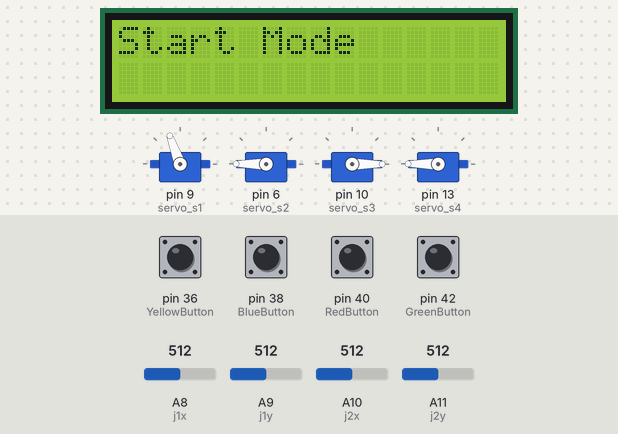
This sketch was run on a simulated Arduino Mega 2560, built with avr-gcc and run on an emulated ATmega2560. Parts: 4 × servo, 16×2 character LCD. The inputs (shaded band) are chosen by the test bench; at power-on: pin 36 (YellowButton), pin 38 (BlueButton), pin 40 (RedButton), pin 42 (GreenButton) HIGH, A8 (j1x) = 512, A9 (j1y) = 512, A10 (j2x) = 512, A11 (j2y) = 512.

Above: at 1.2 s.
1.3 s: pin 36 (YellowButton) pulled LOW for 0.15 s
At 2.5 s:
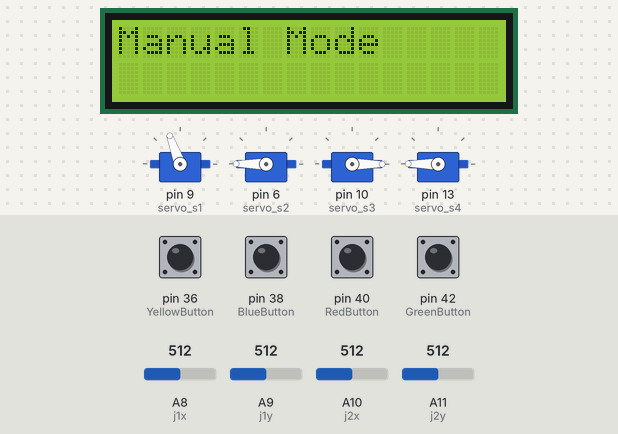
2.9 s: pin 40 (RedButton) pulled LOW for 0.15 s
At 3.7 s:
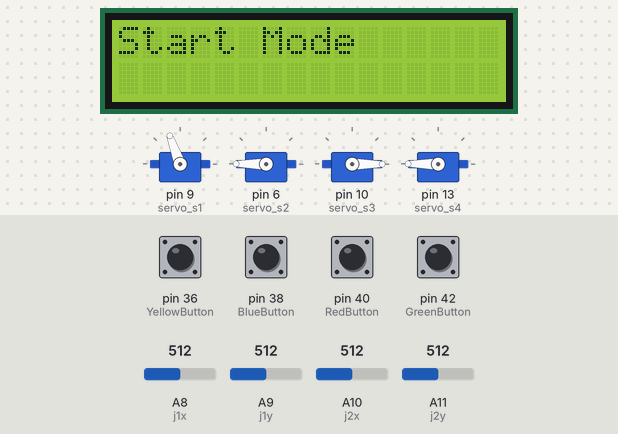
4.5 s: pin 38 (BlueButton) pulled LOW for 0.15 s
At 5.0 s:
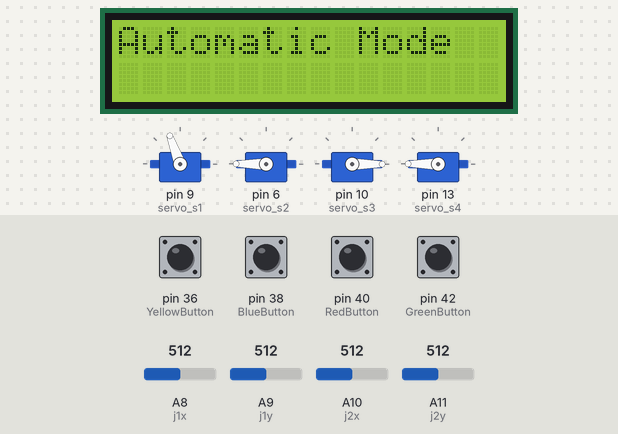
6.1 s: pin 42 (GreenButton) pulled LOW for 0.15 s
At 7.3 s:
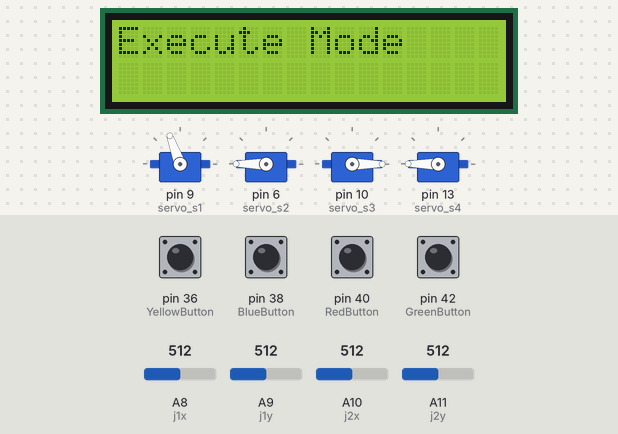
7.7 s: pin 40 (RedButton) pulled LOW for 1 s
At 8.5 s:
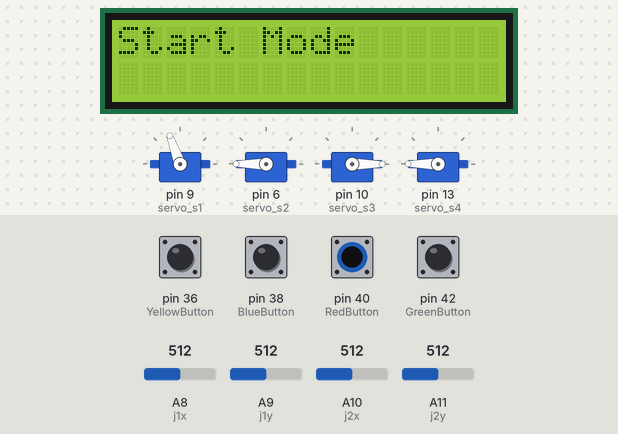
10.2 s: pin 36 (YellowButton) pulled LOW for 1 s
At 10.5 s:
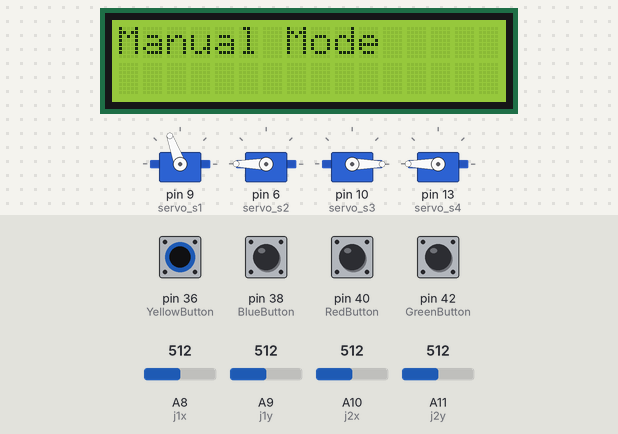
Timing chart, 0 to 13.2 s (numbered marks = the images above; inputs shaded):
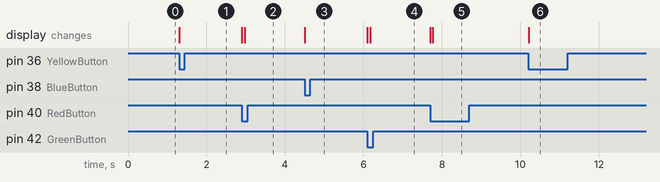

Measured:
- after the input at 1.3 s, the display: first changes at once (image 1 shows a later state)
- after the input at 2.9 s, the display: first changes at once (image 2 shows a later state)
- after the input at 4.5 s, the display: first changes at once (image 3 shows a later state)
- after the input at 6.1 s, the display: first changes at once (image 4 shows a later state)
- after the input at 7.7 s, the display: first changes at once (image 5 shows a later state)
- after the input at 10.2 s, the display: first changes at once (image 6 shows a later state)

The sketch:

test_lcd.ino
```cpp
// Required Libraries
#include <Servo.h>
#include <LiquidCrystal.h>

// LCD Pins
const int rs = 12, en = 11, d4 = 5, d5 = 4, d6 = 3, d7 = 2;
LiquidCrystal lcd(rs, en, d4, d5, d6, d7);

// Joystick Pins
#define j1x A8
#define j1y A9
#define j2x A10
#define j2y A11

// Servo Pins
// The servo pins must be connected to PWM-supported ports
// For Arduino Mega, there are 15 PWM outputs from pins 2 to 13 and 44 to 46
#define servo_s1 9  // right
#define servo_s2 6  // left
#define servo_s3 10 // gripper
#define servo_s4 13 // base

// Button Pins
// Define variables for button values
// Yellow button = Manual
// Blue button = Automatic
// Red button = Back
// Green button = Execute recorded movements
#define YellowButton 36
#define BlueButton 38
#define RedButton 40
#define GreenButton 42

// Vector to show a menu message only once
// This prevents constantly updating the display
int show_once[] = {0, 0, 0, 0, 0};

// Global Variable Definitions
// Page variable
String page;

// Button states
bool buttonState[] = {false, false, false, false};
bool previousButtonState[] = {false, false, false, false};
unsigned long debounceTime[4];

// Saved sequence number
int sequenceNumber = 0;

// Servo Definitions
Servo s1, s2, s3, s4;

//  TODO: Joystick values are not being used
int x_out = 0, y_out = 0, x_out2 = 0, y_out2 = 0;

// Define int array for saved servo positions
int servo1PosSave[] = {90, 90, 90, 90, 90};
int servo2PosSave[] = {90, 90, 90, 90, 90};
int servo3PosSave[] = {90, 90, 90, 90, 90};
int servo4PosSave[] = {90, 90, 90, 90, 90};

void setup()
{
    // Define servo pins
    s1.attach(servo_s1); // right
    s2.attach(servo_s2); // left
    s3.attach(servo_s3); // gripper
    s4.attach(servo_s4); // base

    // Initial position of the motors
    s1.write(110);
    s2.write(180);
    s3.write(0);
    s4.write(180);

    // Define joystick pins as inputs
    pinMode(j1x, INPUT);
    pinMode(j1y, INPUT);
    pinMode(j2x, INPUT);
    pinMode(j2y, INPUT);

    pinMode(YellowButton, INPUT_PULLUP);
    pinMode(BlueButton, INPUT_PULLUP);
    pinMode(RedButton, INPUT_PULLUP);
    pinMode(GreenButton, INPUT_PULLUP);

    // Initialize the LCD
    lcd.begin(16, 2);

    // Initialize serial communication
    Serial.begin(9600);

    // Initial state
    page = "Start";
}

void loop()
{
    if (page == "Start")
    {
        if (show_once[0] == 0)
        {
            show_once[0] = 1;
            show_once[1] = 0;
            show_once[2] = 0;
            show_once[3] = 0;
            show_once[4] = 0;
            lcd.clear();
            lcd.print("Start Mode");
        }

        chooseModePage();
    }
    else if (page == "Manual")
    {
        if (show_once[1] == 0)
        {
            show_once[0] = 0;
            show_once[1] = 1;
            show_once[2] = 0;
            show_once[3] = 0;
            show_once[4] = 0;
            lcd.clear();
            lcd.print("Manual Mode");
        }

        ManualModePage();
    }
    else if (page == "Automatic")
    {
        if (show_once[2] == 0)
        {
            show_once[0] = 0;
            show_once[1] = 0;
            show_once[2] = 1;
            show_once[3] = 0;
            show_once[4] = 0;
            lcd.clear();
            lcd.print("Automatic Mode");
        }

        AutomaticModePage();
    }
    else if (page == "Record")
    {
        if (show_once[3] == 0)
        {
            show_once[0] = 0;
            show_once[1] = 0;
            show_once[2] = 0;
            show_once[3] = 1;
            show_once[4] = 0;
            lcd.clear();
            lcd.print("Record Mode");
        }

        PartyModePage();
    }
    else if (page == "Execute")
    {
        if (show_once[4] == 0)
        {
            show_once[0] = 0;
            show_once[1] = 0;
            show_once[2] = 0;
            show_once[3] = 0;
            show_once[4] = 1;
            lcd.clear();
            lcd.print("Execute Mode");
        }

        ExecutePage();
    }
}

void chooseModePage()
{
    sequenceNumber = 0;

    buttonState[0] = digitalRead(YellowButton);
    if (!buttonState[0] && previousButtonState[0] && millis() - debounceTime[0] >= 150UL)
    {
        lcd.clear();
        lcd.print("Button Pressed");
        lcd.setCursor(0, 1);
        lcd.print("Manual Mode");
        lcd.setCursor(0, 0);
        page = "Manual";
        debounceTime[0] = millis();
    }
    previousButtonState[0] = buttonState[0];

    buttonState[1] = digitalRead(BlueButton);
    if (!buttonState[1] && previousButtonState[1] && millis() - debounceTime[1] >= 150UL)
    {
        lcd.clear();
        lcd.print("Button Pressed");
        lcd.setCursor(0, 1);
        lcd.print("Automatic Mode");
        lcd.setCursor(0, 0);
        page = "Automatic";
        debounceTime[1] = millis();
    }
    previousButtonState[1] = buttonState[1];
}

void ManualModePage()
{
    // Display joystick values on the serial port
    /*
    Serial.print(analogRead(j1x));
    Serial.print("\r\t");
    Serial.print(analogRead(j2x));
    Serial.print("\r\t");
    Serial.print(analogRead(j1y));
    Serial.print("\r\t");
    Serial.println(analogRead(j2y));
    */

    sequenceNumber = 0;

    buttonState[2] = digitalRead(RedButton);
    if (!buttonState[2] && previousButtonState[2] && millis() - debounceTime[2] >= 150UL)
    {
        lcd.clear();
        lcd.begin(16, 2);
        lcd.print("Button Pressed");
        lcd.setCursor(0, 1);
        lcd.print("Start Menu");
        lcd.setCursor(0, 0);
        page = "Start";
        debounceTime[2] = millis();
    }
    previousButtonState[2] = buttonState[2];

    //-------------------------------Manual Joystick Control------------------------------------------------

    if (analogRead(j1x) >= 800)
    {
        for (int i = s1.read(); i < 110; i++)
        {
            if (analogRead(j1x) < 800)
            {
                break;
            }
            s1.write(i);
            delay(20);
        }
    }
    else if (analogRead(j1x) <= 300)
    {
        for (int i = s1.read(); i > 0; i--)
        {
            if (analogRead(j1x) > 300)
            {
                break;
            }
            s1.write(i);
            delay(20);
        }
    }

    if (analogRead(j1y) >= 800)
    {
        for (int i = s2.read(); i < 180; i++)
        {
            if (analogRead(j1y) < 800)
            {
                break;
            }
            s2.write(i);
            delay(20);
        }
    }
    else if (analogRead(j1y) <= 300)
    {
        for (int i = s2.read(); i > 135; i--)
        {
            if (analogRead(j1y) > 300)
            {
                break;
            }
            s2.write(i);
            delay(20);
        }
    }

    if (analogRead(j2x) >= 800)
    {
        for (int i = s4.read(); i < 180; i++)
        {
            if (analogRead(j2x) < 800)
            {
                break;
            }
            s4.write(i);
            delay(30);
        }
    }
    else if (analogRead(j2x) <= 300)
    {
        for (int i = s4.read(); i > 100; i--)
        {
            if (analogRead(j2x) > 300)
            {
                break;
            }
            s4.write(i);
            delay(30);
        }
    }

    if (analogRead(j2y) >= 800)
    {
        for (int i = s3.read(); i < 180; i++)
        {
            if (analogRead(j2y) < 800)
            {
                break;
            }
            s3.write(i);
            delay(30);
        }
    }
    else if (analogRead(j2y) <= 300)
    {
        for (int i = s3.read(); i > 0; i--)
        {
            if (analogRead(j2y) > 300)
            {
                break;
            }
            s3.write(i);
            delay(30);
        }
    }
}

void AutomaticModePage()
{
    buttonState[2] = digitalRead(RedButton);
    if (!buttonState[2] && previousButtonState[2] && millis() - debounceTime[2] >= 150UL)
    {
        lcd.clear();
        lcd.begin(16, 2);
        lcd.print("Button Pressed");
        lcd.setCursor(0, 1);
        lcd.print("Start Menu");
        lcd.setCursor(0, 0);
        page = "Start";
        debounceTime[2] = millis();
    }
    previousButtonState[2] = buttonState[2];

    buttonState[3] = digitalRead(GreenButton);
    if (!buttonState[3] && previousButtonState[3] && millis() - debounceTime[3] >= 150UL)
    {
        lcd.clear();
        lcd.begin(16, 2);
        lcd.print("Button Pressed");
        lcd.setCursor(0, 1);
        lcd.print("Executing");
        lcd.setCursor(0, 0);
        page = "Execute";
        debounceTime[3] = millis();
    }
    previousButtonState[3] = buttonState[3];
}

void PartyModePage()
{
    // Automatic sequence saved

    sequenceNumber = 0;

    buttonState[2] = digitalRead(RedButton);
    if (!buttonState[2] && previousButtonState[2] && millis() - debounceTime[2] >= 150UL)
    {
        lcd.clear();
        lcd.begin(16, 2);
        lcd.print("Button Pressed");
        lcd.setCursor(0, 1);
        lcd.print("Start Menu");
        lcd.setCursor(0, 0);
        page = "Start";
        debounceTime[2] = millis();
    }
    previousButtonState[2] = buttonState[2];
}

void ExecutePage()
{
    // Execute the sequence saved

    buttonState[2] = digitalRead(RedButton);
    if (!buttonState[2] && previousButtonState[2] && millis() - debounceTime[2] >= 150UL)
    {
        lcd.clear();
        lcd.begin(16, 2);
        lcd.print("Button Pressed");
        lcd.setCursor(0, 1);
        lcd.print("Start Menu");
        lcd.setCursor(0, 0);
        page = "Start";
        debounceTime[2] = millis();
    }
    previousButtonState[2] = buttonState[2];
}
```
